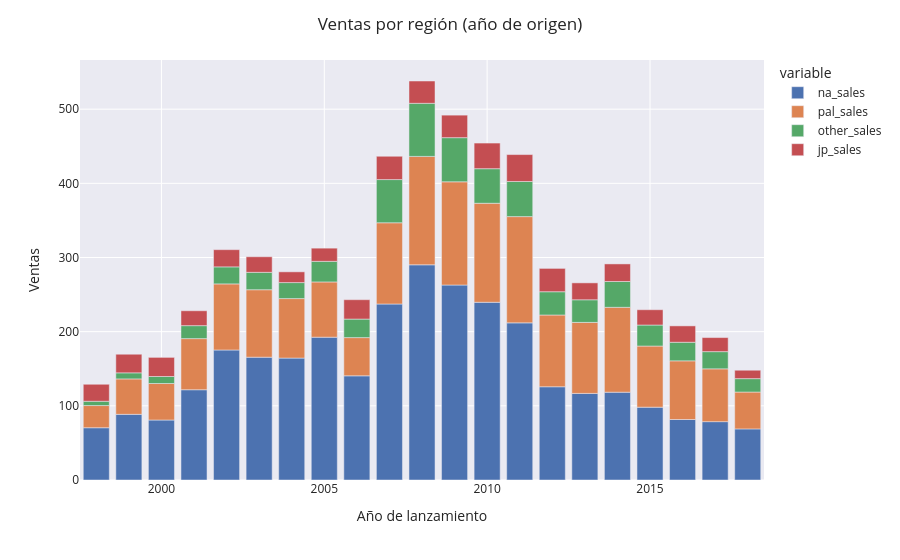
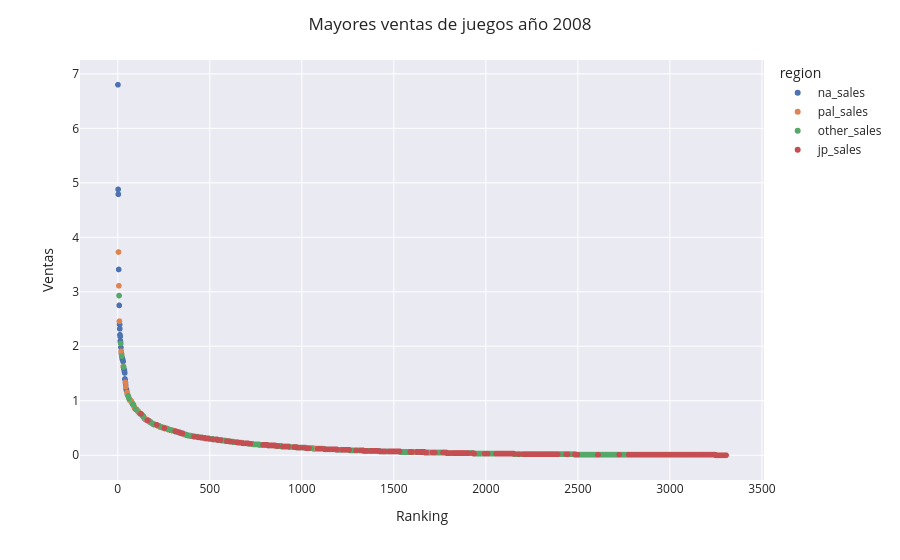
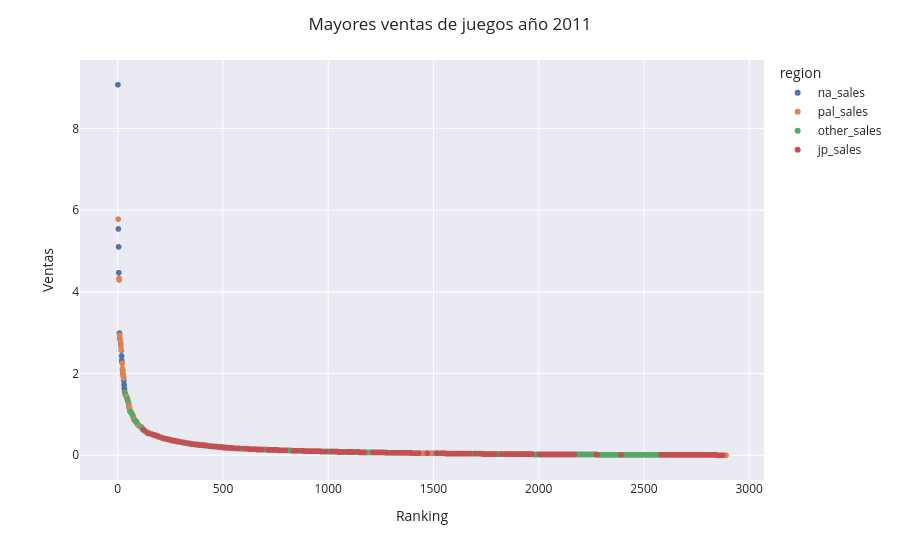
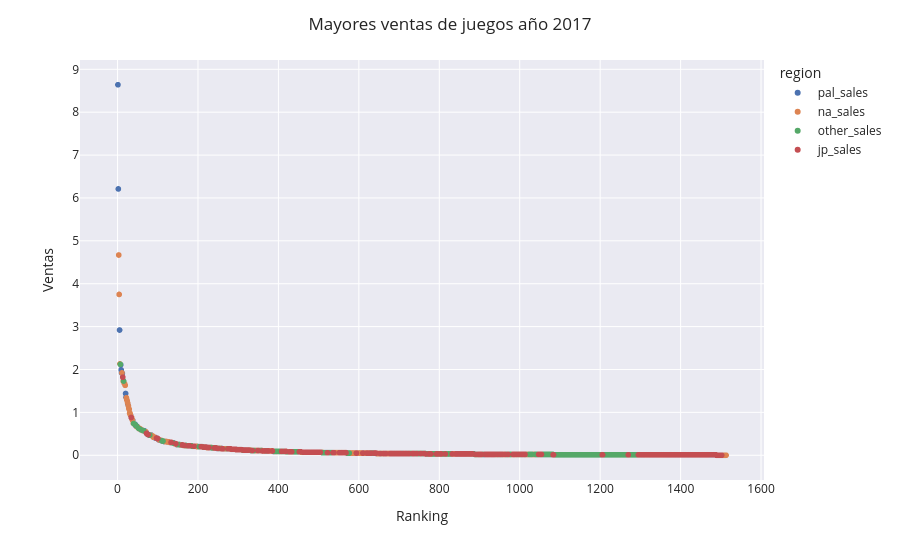

The notebook cell saved with these charts, in order:
### Code cell
# 1.5 - Estudio menor: Variación de ventas por región en diferentes años de origen

df_sales_region = df_sales_ind[df_sales_ind['total_sales'].notna()]

sales_per_region = df_sales_region.groupby('year').agg(
    sales=('total_sales', 'sum'),
    games_released=('total_sales', 'count'),
    na_sales=('na_sales', 'sum'),
    jp_sales=('jp_sales', 'sum'),
    pal_sales=('pal_sales', 'sum'),
    other_sales=('other_sales', 'sum'),
).reset_index().copy()
sales_per_region = sales_per_region[sales_per_region['year'].between(1998, 2018)]

regional_sales = ['na_sales', 'pal_sales', 'other_sales', 'jp_sales']
important_years = [2008, 2011, 2017]

df_long_region = df_sales_region.melt(
    id_vars=["year", "title"],
    value_vars=regional_sales,
    var_name="region",
    value_name="region_sales"
)

df_long_region = df_long_region.sort_values("region_sales", ascending=False)

# print(df_long_region)

fig = px.bar(sales_per_region, x='year', y=regional_sales)

fig.update_layout(
    title="Ventas por región (año de origen)",
    xaxis_title="Año de lanzamiento",
    yaxis_title="Ventas"
)

fig.show()



for year in important_years:
    df_long_year = df_long_region[df_long_region['year'] == year].copy()
    df_long_year = df_long_year[df_long_year['region_sales'] > 0]
    df_long_year["ranking"] = range(1, len(df_long_year) + 1)
    fig = px.scatter(
    df_long_year,
    x="ranking",
    y="region_sales",
    color="region",
    hover_name="title"
    )
    fig.update_layout(
    title=f"Mayores ventas de juegos año {year}",
    xaxis_title="Ranking",
    yaxis_title="Ventas"
    )
    fig.show()

### Figure 1 — Plotly figure (JSON) as saved in the notebook; plotly's stock layout.template omitted (floating-point values rounded to 4 significant figures)
{"data": [{"hovertemplate": "variable=na_sales<br>year=%{x}<br>value=%{y}<extra></extra>", "legendgroup": "na_sales", "marker": {"color": "rgb(76,114,176)", "pattern": {"shape": ""}}, "name": "na_sales", "orientation": "v", "showlegend": true, "textposition": "auto", "type": "bar", "x": [1998.0, 1999.0, 2000.0, 2001.0, 2002.0, 2003.0, 2004.0, 2005.0, 2006.0, 2007.0, 2008.0, 2009.0, 2010.0, 2011.0, 2012.0, 2013.0, 2014.0, 2015.0, 2016.0, 2017.0, 2018.0], "xaxis": "x", "y": [70.48, 88.55, 80.87, 121.7, 175.3, 165.6, 164.4, 192.6, 140.5, 237.3, 290.1, 262.9, 239.6, 211.9, 125.7, 116.8, 118.4, 98.19, 81.58, 78.68, 68.92], "yaxis": "y"}, {"hovertemplate": "variable=pal_sales<br>year=%{x}<br>value=%{y}<extra></extra>", "legendgroup": "pal_sales", "marker": {"color": "rgb(221,132,82)", "pattern": {"shape": ""}}, "name": "pal_sales", "orientation": "v", "showlegend": true, "textposition": "auto", "type": "bar", "x": [1998.0, 1999.0, 2000.0, 2001.0, 2002.0, 2003.0, 2004.0, 2005.0, 2006.0, 2007.0, 2008.0, 2009.0, 2010.0, 2011.0, 2012.0, 2013.0, 2014.0, 2015.0, 2016.0, 2017.0, 2018.0], "xaxis": "x", "y": [29.89, 47.75, 49.23, 68.89, 89.11, 90.96, 80.22, 74.49, 51.53, 109.5, 146.2, 139.2, 133.5, 143.3, 96.75, 95.72, 114.4, 82.41, 79.08, 71.21, 49.66], "yaxis": "y"}, {"hovertemplate": "variable=other_sales<br>year=%{x}<br>value=%{y}<extra></extra>", "legendgroup": "other_sales", "marker": {"color": "rgb(85,168,104)", "pattern": {"shape": ""}}, "name": "other_sales", "orientation": "v", "showlegend": true, "textposition": "auto", "type": "bar", "x": [1998.0, 1999.0, 2000.0, 2001.0, 2002.0, 2003.0, 2004.0, 2005.0, 2006.0, 2007.0, 2008.0, 2009.0, 2010.0, 2011.0, 2012.0, 2013.0, 2014.0, 2015.0, 2016.0, 2017.0, 2018.0], "xaxis": "x", "y": [5.8, 8.19, 9.47, 17.49, 22.96, 23.45, 21.58, 27.79, 24.98, 58.25, 71.59, 59.52, 46.59, 47.35, 31.38, 30.51, 34.83, 28.35, 25.06, 23.2, 18.1], "yaxis": "y"}, {"hovertemplate": "variable=jp_sales<br>year=%{x}<br>value=%{y}<extra></extra>", "legendgroup": "jp_sales", "marker": {"color": "rgb(196,78,82)", "pattern": {"shape": ""}}, "name": "jp_sales", "orientation": "v", "showlegend": true, "textposition": "auto", "type": "bar", "x": [1998.0, 1999.0, 2000.0, 2001.0, 2002.0, 2003.0, 2004.0, 2005.0, 2006.0, 2007.0, 2008.0, 2009.0, 2010.0, 2011.0, 2012.0, 2013.0, 2014.0, 2015.0, 2016.0, 2017.0, 2018.0], "xaxis": "x", "y": [22.93, 25.09, 25.77, 20.08, 23.19, 21.01, 14.49, 17.77, 26.14, 31.44, 30.07, 30.38, 34.57, 36.28, 31.44, 22.79, 23.69, 20.63, 22.08, 18.95, 11.32], "yaxis": "y"}], "layout": {"barmode": "relative", "legend": {"title": {"text": "variable"}, "tracegroupgap": 0}, "margin": {"t": 60}, "title": {"text": "Ventas por región (año de origen)"}, "xaxis": {"anchor": "y", "domain": [0, 1], "title": {"text": "Año de lanzamiento"}}, "yaxis": {"anchor": "x", "domain": [0, 1], "title": {"text": "Ventas"}}}}

### Figure 2 — Plotly figure (JSON) as saved in the notebook; plotly's stock layout.template omitted (floating-point values rounded to 4 significant figures; data arrays with more than 128 entries replaced by an {"elided": "..."} marker saying what was removed)
{"data": [{"hovertemplate": "<b>%{hovertext}</b><br><br>region=na_sales<br>ranking=%{x}<br>region_sales=%{y}<extra></extra>", "hovertext": {"elided": "1054 str values"}, "legendgroup": "na_sales", "marker": {"color": "rgb(76,114,176)", "symbol": "circle"}, "mode": "markers", "name": "na_sales", "showlegend": true, "type": "scattergl", "x": {"elided": "1054 int values"}, "xaxis": "x", "y": {"elided": "1054 float values"}, "yaxis": "y"}, {"hovertemplate": "<b>%{hovertext}</b><br><br>region=pal_sales<br>ranking=%{x}<br>region_sales=%{y}<extra></extra>", "hovertext": {"elided": "726 str values"}, "legendgroup": "pal_sales", "marker": {"color": "rgb(221,132,82)", "symbol": "circle"}, "mode": "markers", "name": "pal_sales", "showlegend": true, "type": "scattergl", "x": {"elided": "726 int values"}, "xaxis": "x", "y": {"elided": "726 float values"}, "yaxis": "y"}, {"hovertemplate": "<b>%{hovertext}</b><br><br>region=other_sales<br>ranking=%{x}<br>region_sales=%{y}<extra></extra>", "hovertext": {"elided": "892 str values"}, "legendgroup": "other_sales", "marker": {"color": "rgb(85,168,104)", "symbol": "circle"}, "mode": "markers", "name": "other_sales", "showlegend": true, "type": "scattergl", "x": {"elided": "892 int values"}, "xaxis": "x", "y": {"elided": "892 float values"}, "yaxis": "y"}, {"hovertemplate": "<b>%{hovertext}</b><br><br>region=jp_sales<br>ranking=%{x}<br>region_sales=%{y}<extra></extra>", "hovertext": {"elided": "633 str values"}, "legendgroup": "jp_sales", "marker": {"color": "rgb(196,78,82)", "symbol": "circle"}, "mode": "markers", "name": "jp_sales", "showlegend": true, "type": "scattergl", "x": {"elided": "633 int values"}, "xaxis": "x", "y": {"elided": "633 float values"}, "yaxis": "y"}], "layout": {"legend": {"title": {"text": "region"}, "tracegroupgap": 0}, "margin": {"t": 60}, "title": {"text": "Mayores ventas de juegos año 2008"}, "xaxis": {"anchor": "y", "domain": [0, 1], "title": {"text": "Ranking"}}, "yaxis": {"anchor": "x", "domain": [0, 1], "title": {"text": "Ventas"}}}}

### Figure 3 — Plotly figure (JSON) as saved in the notebook; plotly's stock layout.template omitted (floating-point values rounded to 4 significant figures; data arrays with more than 128 entries replaced by an {"elided": "..."} marker saying what was removed)
{"data": [{"hovertemplate": "<b>%{hovertext}</b><br><br>region=na_sales<br>ranking=%{x}<br>region_sales=%{y}<extra></extra>", "hovertext": {"elided": "822 str values"}, "legendgroup": "na_sales", "marker": {"color": "rgb(76,114,176)", "symbol": "circle"}, "mode": "markers", "name": "na_sales", "showlegend": true, "type": "scattergl", "x": {"elided": "822 int values"}, "xaxis": "x", "y": {"elided": "822 float values"}, "yaxis": "y"}, {"hovertemplate": "<b>%{hovertext}</b><br><br>region=pal_sales<br>ranking=%{x}<br>region_sales=%{y}<extra></extra>", "hovertext": {"elided": "782 str values"}, "legendgroup": "pal_sales", "marker": {"color": "rgb(221,132,82)", "symbol": "circle"}, "mode": "markers", "name": "pal_sales", "showlegend": true, "type": "scattergl", "x": {"elided": "782 int values"}, "xaxis": "x", "y": {"elided": "782 float values"}, "yaxis": "y"}, {"hovertemplate": "<b>%{hovertext}</b><br><br>region=other_sales<br>ranking=%{x}<br>region_sales=%{y}<extra></extra>", "hovertext": {"elided": "774 str values"}, "legendgroup": "other_sales", "marker": {"color": "rgb(85,168,104)", "symbol": "circle"}, "mode": "markers", "name": "other_sales", "showlegend": true, "type": "scattergl", "x": {"elided": "774 int values"}, "xaxis": "x", "y": {"elided": "774 float values"}, "yaxis": "y"}, {"hovertemplate": "<b>%{hovertext}</b><br><br>region=jp_sales<br>ranking=%{x}<br>region_sales=%{y}<extra></extra>", "hovertext": {"elided": "512 str values"}, "legendgroup": "jp_sales", "marker": {"color": "rgb(196,78,82)", "symbol": "circle"}, "mode": "markers", "name": "jp_sales", "showlegend": true, "type": "scattergl", "x": {"elided": "512 int values"}, "xaxis": "x", "y": {"elided": "512 float values"}, "yaxis": "y"}], "layout": {"legend": {"title": {"text": "region"}, "tracegroupgap": 0}, "margin": {"t": 60}, "title": {"text": "Mayores ventas de juegos año 2011"}, "xaxis": {"anchor": "y", "domain": [0, 1], "title": {"text": "Ranking"}}, "yaxis": {"anchor": "x", "domain": [0, 1], "title": {"text": "Ventas"}}}}

### Figure 4 — Plotly figure (JSON) as saved in the notebook; plotly's stock layout.template omitted (floating-point values rounded to 4 significant figures; data arrays with more than 128 entries replaced by an {"elided": "..."} marker saying what was removed)
{"data": [{"hovertemplate": "<b>%{hovertext}</b><br><br>region=pal_sales<br>ranking=%{x}<br>region_sales=%{y}<extra></extra>", "hovertext": {"elided": "334 str values"}, "legendgroup": "pal_sales", "marker": {"color": "rgb(76,114,176)", "symbol": "circle"}, "mode": "markers", "name": "pal_sales", "showlegend": true, "type": "scattergl", "x": {"elided": "334 int values"}, "xaxis": "x", "y": {"elided": "334 float values"}, "yaxis": "y"}, {"hovertemplate": "<b>%{hovertext}</b><br><br>region=na_sales<br>ranking=%{x}<br>region_sales=%{y}<extra></extra>", "hovertext": {"elided": "456 str values"}, "legendgroup": "na_sales", "marker": {"color": "rgb(221,132,82)", "symbol": "circle"}, "mode": "markers", "name": "na_sales", "showlegend": true, "type": "scattergl", "x": {"elided": "456 int values"}, "xaxis": "x", "y": {"elided": "456 float values"}, "yaxis": "y"}, {"hovertemplate": "<b>%{hovertext}</b><br><br>region=other_sales<br>ranking=%{x}<br>region_sales=%{y}<extra></extra>", "hovertext": {"elided": "371 str values"}, "legendgroup": "other_sales", "marker": {"color": "rgb(85,168,104)", "symbol": "circle"}, "mode": "markers", "name": "other_sales", "showlegend": true, "type": "scattergl", "x": {"elided": "371 int values"}, "xaxis": "x", "y": {"elided": "371 float values"}, "yaxis": "y"}, {"hovertemplate": "<b>%{hovertext}</b><br><br>region=jp_sales<br>ranking=%{x}<br>region_sales=%{y}<extra></extra>", "hovertext": {"elided": "352 str values"}, "legendgroup": "jp_sales", "marker": {"color": "rgb(196,78,82)", "symbol": "circle"}, "mode": "markers", "name": "jp_sales", "showlegend": true, "type": "scattergl", "x": {"elided": "352 int values"}, "xaxis": "x", "y": {"elided": "352 float values"}, "yaxis": "y"}], "layout": {"legend": {"title": {"text": "region"}, "tracegroupgap": 0}, "margin": {"t": 60}, "title": {"text": "Mayores ventas de juegos año 2017"}, "xaxis": {"anchor": "y", "domain": [0, 1], "title": {"text": "Ranking"}}, "yaxis": {"anchor": "x", "domain": [0, 1], "title": {"text": "Ventas"}}}}
